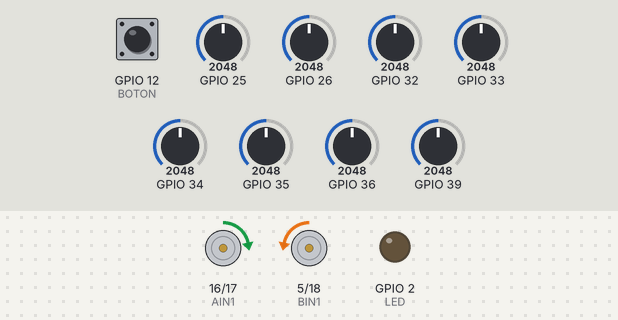
Simulated run of this sketch. Board: ESP32. On the bench: motor-driver pin pairs drawn as motors (green arrow = first pin HIGH = forward, orange = second pin HIGH = backward, longer = more drive, scaled by the enable pin), output pins drawn as LEDs (lit = HIGH). The inputs (shaded band) are chosen by the test bench; at power-on: GPIO 25 = 2048, GPIO 32 = 2048, GPIO 33 = 2048, GPIO 34 = 2048, GPIO 35 = 2048, GPIO 12 (BOTON) HIGH, GPIO 26 = 2048, GPIO 36 = 2048, GPIO 39 = 2048. Nothing arrives over Bluetooth unless stated.

Above: at 10.2 s.
10.3 s: GPIO 25 set to 3040
At 11.5 s:
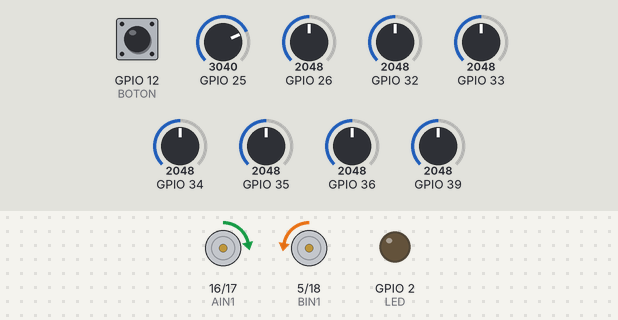
11.8 s: GPIO 32 set to 2866
13.3 s: GPIO 33 set to 2866
14.8 s: GPIO 34 set to 2866
16.3 s: GPIO 35 set to 2866
At 17.5 s:
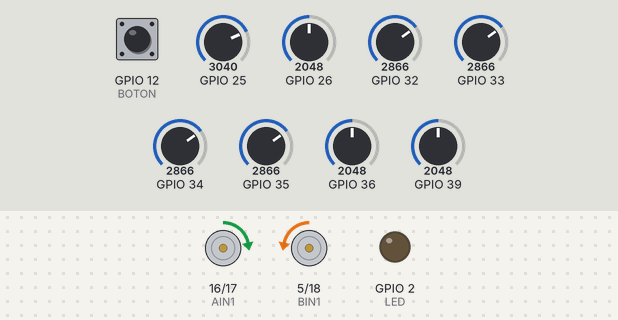
17.8 s: GPIO 32 set to 160
Timing chart, 0 to 20.3 s (numbered marks = the images above; inputs shaded):
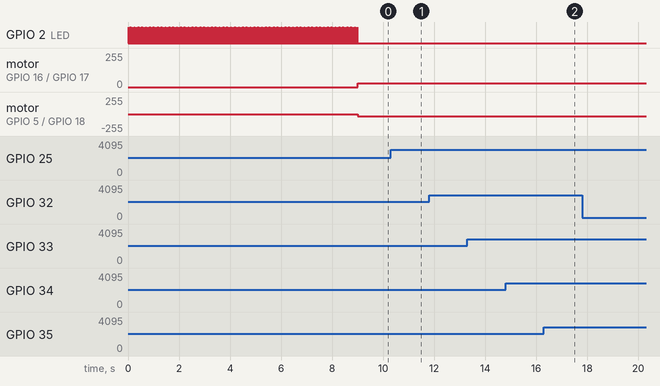

The sketch:

main.ino
```cpp
#include"definiciones.h"
//robot negro

//LIBRERIAS
#include <QTRSensors.h>

//VARIBLES
//sensores
QTRSensors qtr;

const uint8_t SensorCount = 8;
uint16_t sensorValues[SensorCount];

//pwm
const int freq = 15000;
const int resolution = 8;

//-----------------Variables PID----------------------------//
int proportional = 0;  // proporcional
int derivative = 0;    // derivada
int last_proportional;
int integrative = 0;  //integral
int error2 = 0;
int error3 = 0;
int error4 = 0;
int error5 = 0;
int error6 = 0;
int ref = 0;

#include <BluetoothSerial.h>

#if !defined(CONFIG_BT_ENABLED) || !defined(CONFIG_BLUEDROID_ENABLED)
#error Bluetooth is not enabled! Please run `make menuconfig` to and enable it
#endif

BluetoothSerial SerialBT;

void setup() {
  SerialBT.begin("DynamisBot");
  pinMode(BOTON, INPUT);
  pinMode(LED, OUTPUT);
  setupMotores();
  setupSensores();
  calibrar();
}

void loop() {
  // put your main code here, to run repeatedly:
  int estado = verificarCaso();
  if (estado == 0){ //normal
    pid(30, 250, 0.1, 0, 40, -1);
  }else if (estado == 1){//interseccion
    mover(0,0);
    delay(1000);
    mover(30,30);
    delay(500);
  }else if (estado == 2){
    mover(30,30);
  }
}
```

PID.ino
```cpp
void pid(float vel_base, int lim, float KP, float KI, float KD, int inflim) {
  int posicion = qtr.readLineBlack(sensorValues);
  posicion = map(posicion, 0, 7000, -255, 255);
  proportional = posicion - ref;
  derivative = proportional - last_proportional;
  last_proportional = proportional;
  integrative = last_proportional + error2 + error3 + error4 + error5 + error6;
  error6 = error5;
  error5 = error4;
  error4 = error3;
  error3 = error2;
  error2 = last_proportional;
  int power_difference = (proportional * KP) + (derivative * KD) + (integrative * KI);
  if (power_difference > lim)
    power_difference = lim;
  else if (power_difference < -lim)
    power_difference = -lim;
  int velizq = vel_base + power_difference;
  int velder = vel_base - power_difference;
  if (velder <= -inflim) {
    velder = -inflim;
  }
  if (velizq <= -inflim) {
    velizq = -inflim;
  }
  SerialBT.print(posicion);
  SerialBT.print("  ");
  SerialBT.print(velizq);
  SerialBT.print("  ");
  SerialBT.println(velder);
  mover(velizq, velder);
}
```

casosespeciales.ino
```cpp
int verificarCaso() {
  int umbral = 3000; //umbral arbitrario
  int x;
  qtr.read(sensorValues);
  if (sensorValues[0] >= umbral and sensorValues[1] >= umbral and sensorValues[2] >= umbral and sensorValues[3] >= umbral and sensorValues[4] >= umbral and sensorValues[5] >= umbral and sensorValues[6] >= umbral and sensorValues[7] >= umbral) {
    x = 1;  //todo negro
  } else if (sensorValues[0] < umbral and sensorValues[1] < umbral and sensorValues[2] < umbral and sensorValues[3] < umbral and sensorValues[4] < umbral and sensorValues[5] < umbral and sensorValues[6] < umbral and sensorValues[7] < umbral) {
    x = 2;  // todo blanco
  } else {
    x = 0;
  }
  return x;
}
```

definiciones.h
```cpp
//aqui van todos sus defines
#define LED 2

#define AIN1 16
#define AIN2 17
#define PWMA 4

#define BIN1 5
#define BIN2 18
#define PWMB 19

#define BOTON 12
```

hitos.ino
```cpp
void hitos(){
  //aqui va el codigo de la huella digital
}
```

motores.ino
```cpp
#include"definiciones.h"
void setupMotores(){
  //configuracion motores
  pinMode(BIN2  , OUTPUT);
  pinMode(BIN1  , OUTPUT);
  ledcSetup(1, freq, resolution);
  ledcAttachPin(PWMB, 1);
  pinMode(AIN1  , OUTPUT);
  pinMode(AIN2  , OUTPUT);
  ledcSetup(0, freq, resolution);
  ledcAttachPin(PWMA, 0);
}


void Motoriz(int value) {
  if ( value >= 0 ) {
    digitalWrite(BIN1, LOW);
    digitalWrite(BIN2, HIGH);
  } else {
    digitalWrite(BIN1, HIGH);
    digitalWrite(BIN2, LOW);
    value *= -1;
  }
  ledcWrite(0, value);
}
// Función accionamiento motor derecho
void Motorde(int value) {
  if ( value >= 0 ) {
    digitalWrite(AIN1, HIGH);
    digitalWrite(AIN2, LOW);
  } else {
    digitalWrite(AIN1, LOW);
    digitalWrite(AIN2, HIGH);
    value *= -1;
  }
  ledcWrite(1, value);
}

//Accionamiento de motores
void mover(int left, int righ) {
  Motoriz(left);
  Motorde(righ);
}
```

sensores.ino
```cpp
#include "definiciones.h"
void setupSensores() {
  //Aqui va la configuracion de los sensores
  //siguelineas
  qtr.setTypeAnalog();
  qtr.setSensorPins((const uint8_t[]){ 26,25, 33, 32, 35, 34, 39,36 }, SensorCount);
  qtr.setEmitterPin(27);
}

void calibrar(){
  while (digitalRead(BOTON) == 0)
    ;
  for (int i = 0; i < 200; i++) {
    qtr.calibrate();
    digitalWrite(LED, HIGH);
    delay(10);
    digitalWrite(LED, LOW);
    delay(10);
  }
  while (digitalRead(BOTON) == 0)
    ;
}
```

Measured:
- after the input at 10.3 s, motor on GPIO 16 (AIN1) / GPIO 17 (AIN2): forward 30/255 → forward 29/255 at once; motor on GPIO 5 (BIN1) / GPIO 18 (BIN2): backward 30/255 → backward 31/255 at once
- after the input at 16.3 s, motor on GPIO 16 (AIN1) / GPIO 17 (AIN2): forward 29/255 → forward 30/255 at once; motor on GPIO 5 (BIN1) / GPIO 18 (BIN2): backward 31/255 → backward 30/255 at once
